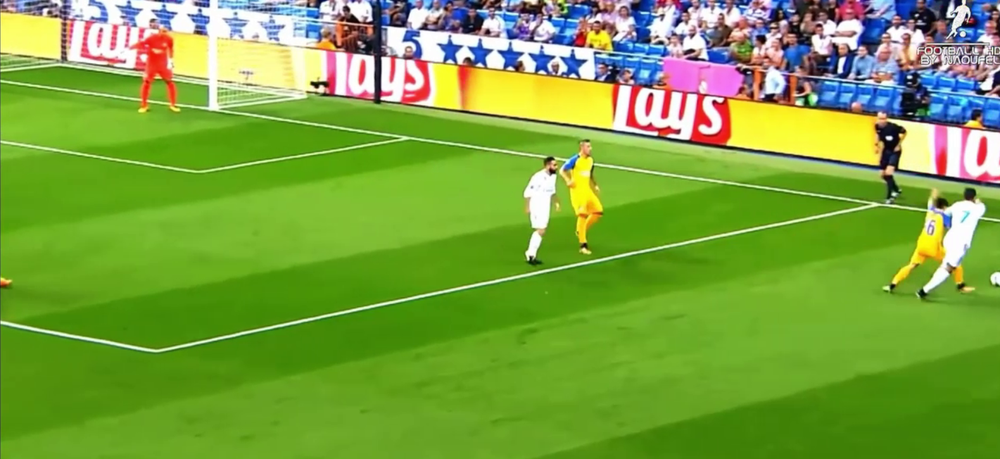
#> input picture samples/court.png, 1000 x 459 px, shrunk from 1579 x 725 before the run, found by its file name
$ python fieldrecognition.py
#> lines starting #> are read from the running program, lines starting #| are printed output that depends on the picture; after the words box and inside, x2 and y2 are one past the last pixel; in counts of white or black regions, pixels touching at a corner belong together
import cv2
import numpy as np
import matplotlib
from matplotlib.pyplot import imshow
from matplotlib import pyplot as plt


img = cv2.imread("samples/court.png")
#> img is the input picture: shape (459, 1000, 3); mean B, G, R 63.2, 162.9, 121.7
gray = cv2.cvtColor(img, cv2.COLOR_BGR2GRAY)
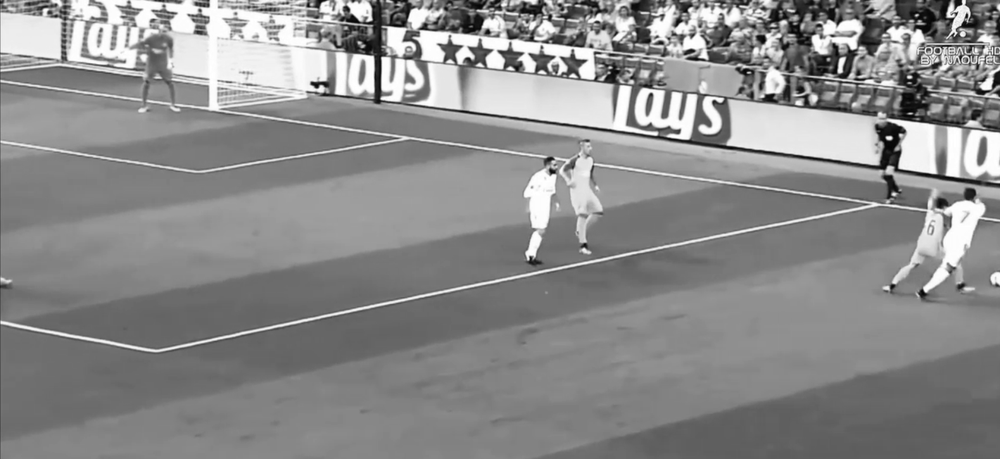
#> gray: shape (459, 1000); min 2, max 255, mean 139.2

kernel_size = 3

bilarImg = cv2.bilateralFilter(gray,7,7,7)
image_enhanced = cv2.equalizeHist(bilarImg)
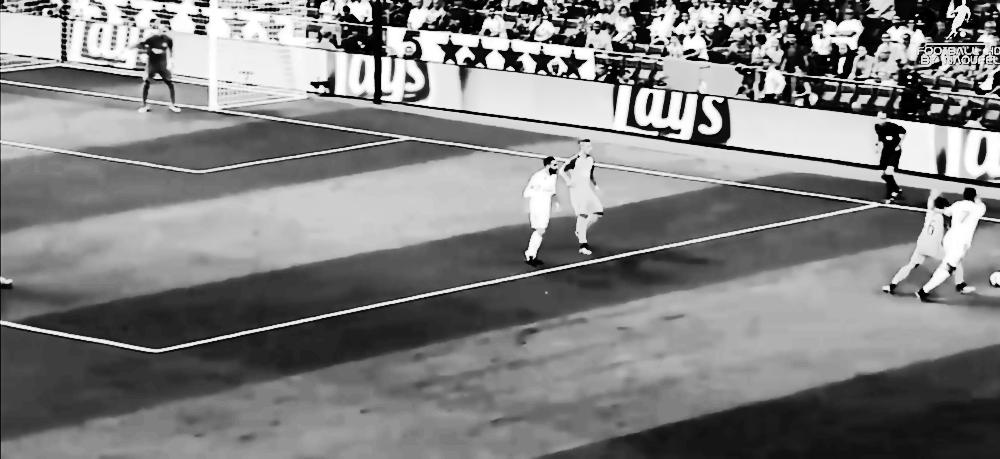
#> image_enhanced: shape (459, 1000); min 0, max 255, mean 128.8

masked_edges = cv2.Canny(image_enhanced, 100, 170, apertureSize = 3)
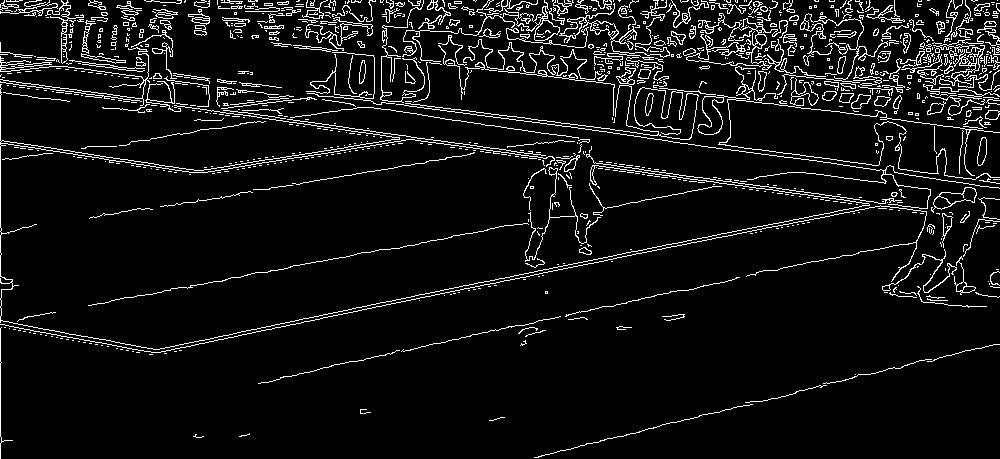
#> masked_edges: shape (459, 1000); 7% white in thin lines or dots

# Define the Hough transform parameters
# Make a blank the same size as our image to draw on
rho = 2 # distance resolution in pixels of the Hough grid
theta = np.pi/180 # angular resolution in radians of the Hough grid
threshold = 110     # minimum number of votes (intersections in Hough grid cell)
min_line_length = 90 #minimum number of pixels making up a line
max_line_gap = 20   # maximum gap in pixels between connectable line segments

line_image = np.copy(img)*0 #creating a blank to draw lines on
#> line_image: shape (459, 1000, 3); every value is 0

# Run Hough on edge detected image
lines = cv2.HoughLinesP(masked_edges, rho, theta, threshold, np.array([]),
                            min_line_length, max_line_gap)
#> lines = 211 rows, first 6: [597, 165, 999, 221], [0, 79, 181, 104], [523, 120, 922, 176], [152, 354, 485, 284], [484, 68, 952, 126], [365, 98, 660, 134]

# Iterate over the output "lines" and draw lines on the blank
for line in lines:
    for x1,y1,x2,y2 in line:
        cv2.line(line_image,(x1,y1),(x2,y2),(255,255,255),2)
#> this loop made 211 passes
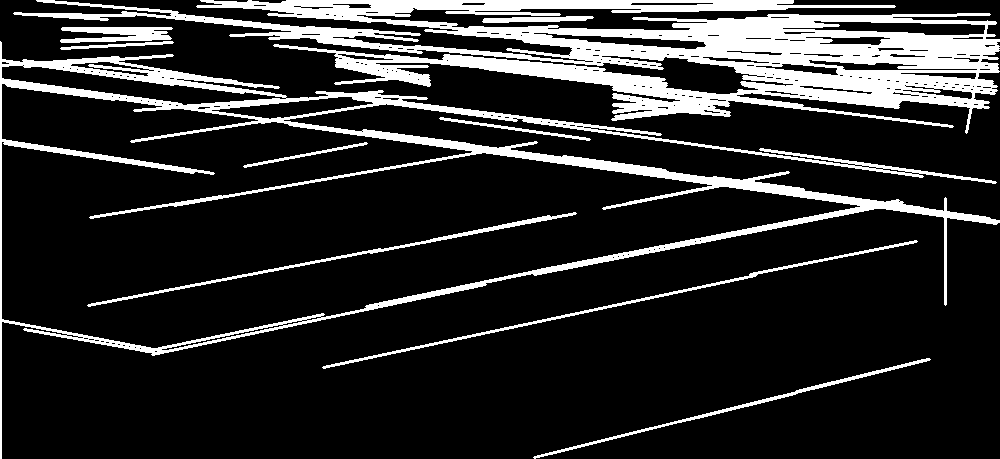
#> line_image: shape (459, 1000, 3); 16.9% white; 10 white regions, largest, box (x1, y1, x2, y2) and area: (13, 0, 1000, 134) 45436, (0, 41, 1000, 459) 24516, (322, 240, 918, 369) 1772

# Create a "color" binary image to combine with line image
color_edges = np.dstack((masked_edges, masked_edges, masked_edges))
#> color_edges: shape (459, 1000, 3); 7% white in thin lines or dots

# Draw the lines on the edge image
combo = cv2.addWeighted(color_edges, 0.8, line_image, 1, 0)
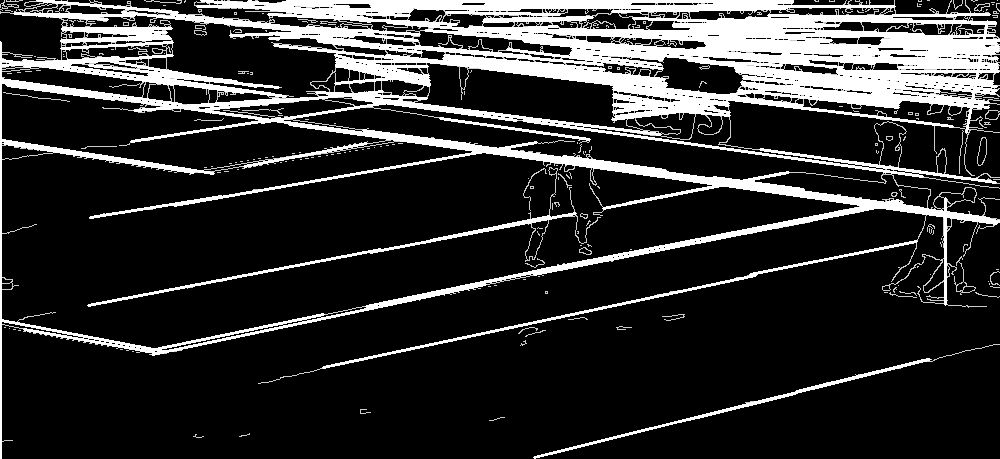
#> combo: shape (459, 1000, 3); min 0, max 255, mean 48

# remove small objects
se1 = cv2.getStructuringElement(cv2.MORPH_RECT, (3,3))
#> se1 = [[1, 1, 1], [1, 1, 1], [1, 1, 1]]
combo = cv2.morphologyEx(combo, cv2.MORPH_OPEN, se1)

cv2.imshow("gray.png", image_enhanced)
cv2.waitKey(0)
cv2.imshow("res.png", combo)
cv2.waitKey(0)

$ run again, with samples/LD16L.png copied over samples/court.png
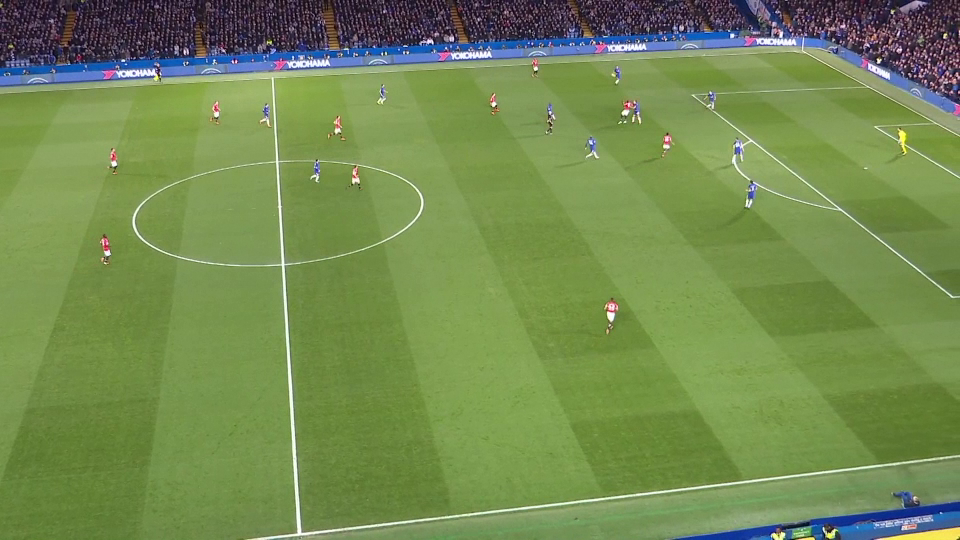
#> input picture samples/LD16L.png, 960 x 540 px, found by its file name
#> img is the input picture: shape (540, 960, 3); mean B, G, R 81.3, 138.7, 115.4
#> `masked_edges = cv2.Canny(image_enhanced, 100, 170, apertureSize = 3)`:
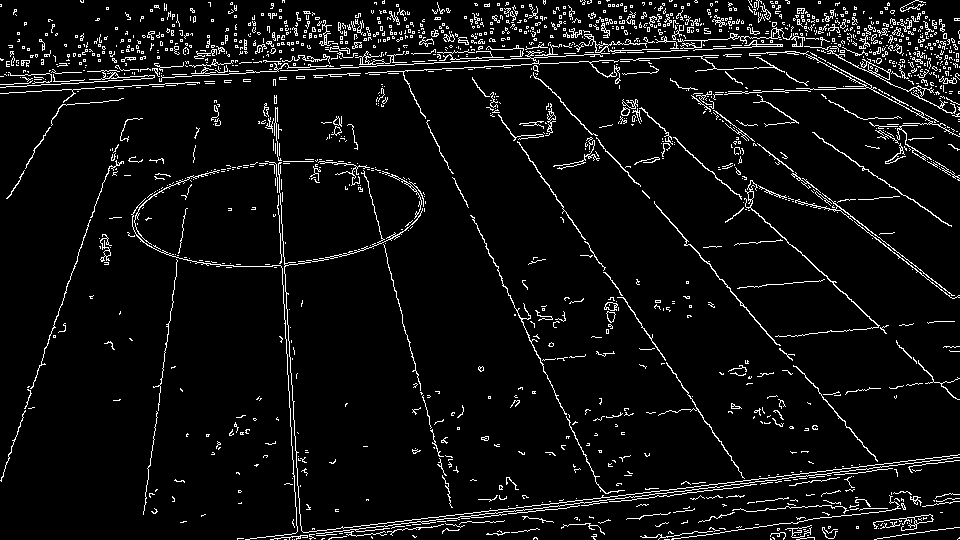
#> masked_edges: shape (540, 960); 5.9% white in thin lines or dots
#> lines = 137 rows, first 6: [461, 68, 795, 51], [0, 84, 278, 69], [0, 76, 944, 26], [289, 539, 499, 514], [584, 241, 784, 538], [693, 50, 959, 36]
#> the loop `for line in lines:` made 137 passes
#> color_edges: shape (540, 960, 3); 5.9% white in thin lines or dots
#> `combo = cv2.addWeighted(color_edges, 0.8, line_image, 1, 0)`:
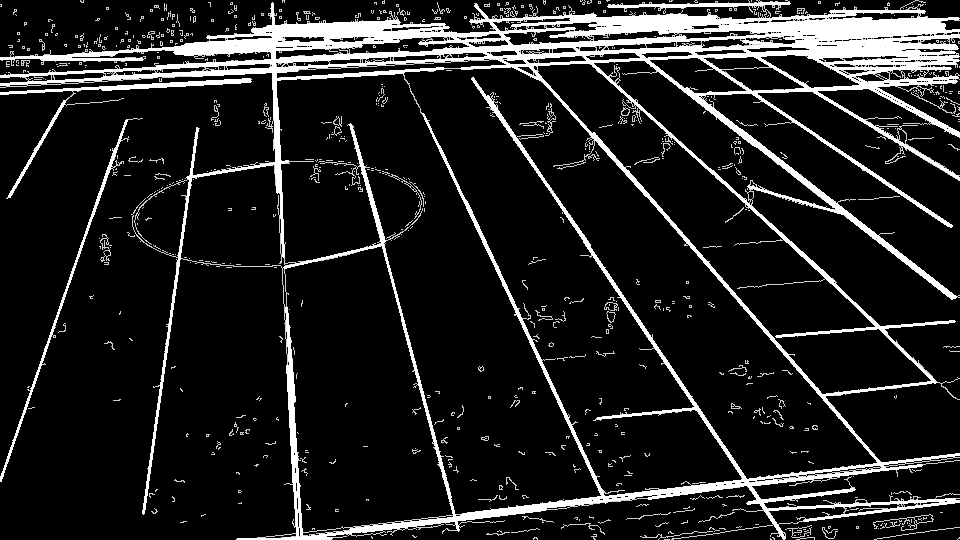
#> combo: shape (540, 960, 3); min 0, max 255, mean 33.2
#> se1 = [[1, 1, 1], [1, 1, 1], [1, 1, 1]]
